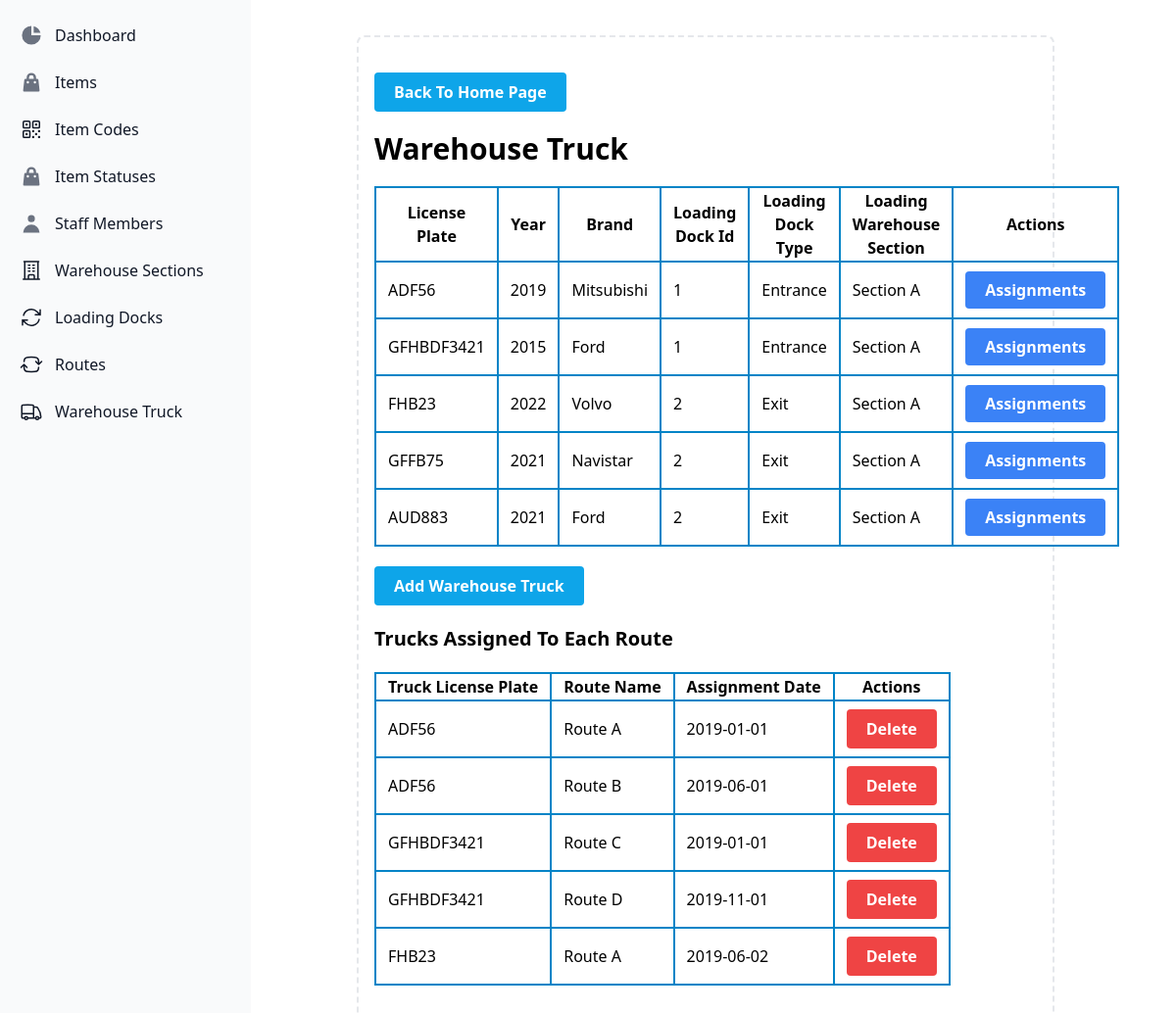
The page /pages/warehouse_truck.php on the database its author committed.
### tables this page shows
CREATE TABLE WarehouseTruck (
    id int NOT NULL AUTO_INCREMENT,
    licensePlate varchar(255),
    year int,
    brand varchar(255),
    loadingDockId int,
    driverId int,
    PRIMARY KEY (id),
    FOREIGN KEY (loadingDockId) REFERENCES LoadingDock (id),
    FOREIGN KEY (driverId) REFERENCES Staff(id)
);

CREATE TABLE LoadingDock (
    id int NOT NULL AUTO_INCREMENT,
    warehouseSectionId int,
    type varchar(255),
    height int,
    width int,
    PRIMARY KEY (id),
    FOREIGN KEY (warehouseSectionId) REFERENCES WarehouseSection(id)
);

CREATE TABLE WarehouseSection (
    id int NOT NULL AUTO_INCREMENT,
    name varchar(255),
    supervisorId int,
    description varchar(255),
    PRIMARY KEY (id),
    FOREIGN KEY (supervisorId) REFERENCES Staff(id)
);

CREATE TABLE TruckRouteAssignment (
    id int NOT NULL AUTO_INCREMENT,
    routeId int,
    truckId int,
    assignmentDate date,
    PRIMARY KEY (id),
    FOREIGN KEY (routeId) REFERENCES Route (id),
    FOREIGN KEY (truckId) REFERENCES WarehouseTruck(id)
);

CREATE TABLE Route (
    id int NOT NULL AUTO_INCREMENT,
    name varchar(255),
    destinationPostCode varchar(255),
    miles int,
    PRIMARY KEY (id)
);

### pages/warehouse_truck.php (called while the page is built, shortened)
<?php
include('../layout.php');

### components/warehouse_truck_table.php (the view)
<?php
$query = "SELECT *, t.id as warehouseTruckId FROM warehouseTruck t, warehouseSection s, loadingDock d
where t.loadingDockId = d.id and d.warehouseSectionId = s.id;";
$results = $conn->query($query);
echo "<table class='my-5 border-collapse table-auto border-spacing-2 border border-slate-500'>";
echo "<tr>";
echo "<th class='px-3 border-sky-600 border-2 rounded'>License Plate</th>";
echo "<th class='px-3 border-sky-600 border-2 rounded'>Year</th>";
echo "<th class='px-3 border-sky-600 border-2 rounded'>Brand</th>";
echo "<th class='px-3 border-sky-600 border-2 rounded'>Loading Dock Id</th>";
echo "<th class='px-3 border-sky-600 border-2 rounded'>Loading Dock Type</th>";
echo "<th class='px-3 border-sky-600 border-2 rounded'>Loading Warehouse Section</th>";
echo "<th class='px-3 border-sky-600 border-2 rounded'>Actions</th>";
echo "</tr>";
while ($row = $results->fetch_assoc()) {
    echo "<tr>";
    echo "<td class='px-3 border-sky-600 border-2 rounded'>" . $row['licensePlate'] . "</td>";
    echo "<td class='px-3 border-sky-600 border-2 rounded'>" . $row['year'] . "</td>";
    echo "<td class='px-3 border-sky-600 border-2 rounded'>" . $row['brand'] . "</td>";
    echo "<td class='px-3 border-sky-600 border-2 rounded'>" . $row['loadingDockId'] . "</td>";
    echo "<td class='px-3 border-sky-600 border-2 rounded'>" . $row['type'] . "</td>";
    echo "<td class='px-3 border-sky-600 border-2 rounded'>" . $row['name'] . "</td>";
    echo "<td class='px-3 border-sky-600 border-2 rounded py-4'>
        <a href='truck_route_assignments.php?warehouseTruckId=" . $row['warehouseTruckId'] ."' class='bg-blue-500 px-5 rounded py-2 font-bold text-white'>Assignments</a>
    </td>";
    echo "</tr>";
}
echo "</table>";
?>

### components/route_truck_table.php (shortened to what this page needs)
<?php
$truckRouteAssignmentQuery = "SELECT *, tra.id as truckRouteAssignmentId FROM truckrouteassignment tra, warehousetruck t, route r
where tra.routeId = r.id and tra.truckId = t.id order by truckRouteAssignmentId;";
$truckRouteAssignmentResults = $conn->query($truckRouteAssignmentQuery);
echo "<table class='my-5 border-collapse table-auto border-spacing-2 border border-slate-500'>";
echo "<tr>";
echo "<th class='px-3 border-sky-600 border-2 rounded'>Truck License Plate</th>";
echo "<th class='px-3 border-sky-600 border-2 rounded'>Route Name</th>";
echo "<th class='px-3 border-sky-600 border-2 rounded'>Assignment Date</th>";
echo "<th class='px-3 border-sky-600 border-2 rounded'>Actions</th>";
echo "</tr>";
while ($row = $truckRouteAssignmentResults->fetch_assoc()) {
    echo "<tr id='truck_route_assignment_row_id=" . $row['truckRouteAssignmentId'] . "'>";
    echo "<td class='px-3 border-sky-600 border-2 rounded'>" . $row['licensePlate'] . "</td>";
    echo "<td class='px-3 border-sky-600 border-2 rounded'>" . $row['name'] . "</td>";
    echo "<td class='px-3 border-sky-600 border-2 rounded'>" . $row['assignmentDate'] . "</td>";
    echo "<td class='px-3 border-sky-600 border-2 rounded py-2'>
 <form method='POST'>
 <input type='hidden' name='deleteTruckRouteAssignment'/>
 <input name='truckAssignmentId' id='truckAssignmentId' type='hidden' value='" .  $row['truckRouteAssignmentId'] ."'>
  <button type='submit' class='bg-red-500 px-5 rounded py-2 font-bold text-white'>Delete</button>
  </form> </td>";
    echo "</tr>";
}
echo "</table>";
?>

### rows shown on the page
warehousetruck: licensePlate "ADF56", year "2019", brand "Mitsubishi", loadingDockId "1", loadingDockId.type "Entrance", warehousesection.name "Section A"
warehousetruck: licensePlate "GFHBDF3421", year "2015", brand "Ford", loadingDockId "1", loadingDockId.type "Entrance", warehousesection.name "Section A"
warehousetruck: licensePlate "FHB23", year "2022", brand "Volvo", loadingDockId "2", loadingDockId.type "Exit", warehousesection.name "Section A"
warehousetruck: licensePlate "GFFB75", year "2021", brand "Navistar", loadingDockId "2", loadingDockId.type "Exit", warehousesection.name "Section A"
warehousetruck: licensePlate "AUD883", year "2021", brand "Ford", loadingDockId "2", loadingDockId.type "Exit", warehousesection.name "Section A"
truckrouteassignment: truckId.licensePlate "ADF56", routeId.name "Route A", assignmentDate "2019-01-01"
truckrouteassignment: truckId.licensePlate "ADF56", routeId.name "Route B", assignmentDate "2019-06-01"
truckrouteassignment: truckId.licensePlate "GFHBDF3421", routeId.name "Route C", assignmentDate "2019-01-01"
truckrouteassignment: truckId.licensePlate "GFHBDF3421", routeId.name "Route D", assignmentDate "2019-11-01"
truckrouteassignment: truckId.licensePlate "FHB23", routeId.name "Route A", assignmentDate "2019-06-02"
